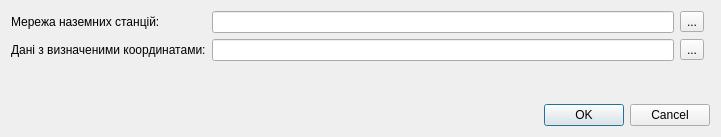
<?xml version="1.0" encoding="UTF-8"?>
<ui version="4.0">
 <class>AircraftLocalizationVisDialogBase</class>
 <widget class="QDialog" name="AircraftLocalizationVisDialogBase">
  <property name="geometry">
   <rect>
    <x>0</x>
    <y>0</y>
    <width>721</width>
    <height>137</height>
   </rect>
  </property>
  <property name="windowTitle">
   <string>Aircraft Localization Visualizer</string>
  </property>
  <layout class="QGridLayout" name="gridLayout">
   <item row="0" column="0">
    <widget class="QLabel" name="label">
     <property name="text">
      <string>Мережа наземних станцій:</string>
     </property>
    </widget>
   </item>
   <item row="2" column="1">
    <spacer name="verticalSpacer">
     <property name="orientation">
      <enum>Qt::Vertical</enum>
     </property>
     <property name="sizeHint" stdset="0">
      <size>
       <width>20</width>
       <height>23</height>
      </size>
     </property>
    </spacer>
   </item>
   <item row="1" column="0">
    <widget class="QLabel" name="label_2">
     <property name="text">
      <string>Дані з визначеними координатами:</string>
     </property>
    </widget>
   </item>
   <item row="0" column="1">
    <widget class="QLineEdit" name="lineEditSensorsFilename"/>
   </item>
   <item row="1" column="1">
    <widget class="QLineEdit" name="lineEditPackagesFilename"/>
   </item>
   <item row="3" column="0" colspan="4">
    <widget class="QDialogButtonBox" name="button_box">
     <property name="orientation">
      <enum>Qt::Horizontal</enum>
     </property>
     <property name="standardButtons">
      <set>QDialogButtonBox::Cancel|QDialogButtonBox::Ok</set>
     </property>
    </widget>
   </item>
   <item row="0" column="2">
    <widget class="QToolButton" name="toolButtonChooseSensorsFile">
     <property name="text">
      <string>...</string>
     </property>
    </widget>
   </item>
   <item row="1" column="2">
    <widget class="QToolButton" name="toolButtonChooseDataFilename">
     <property name="text">
      <string>...</string>
     </property>
    </widget>
   </item>
  </layout>
 </widget>
 <resources/>
 <connections>
  <connection>
   <sender>button_box</sender>
   <signal>accepted()</signal>
   <receiver>AircraftLocalizationVisDialogBase</receiver>
   <slot>accept()</slot>
   <hints>
    <hint type="sourcelabel">
     <x>20</x>
     <y>20</y>
    </hint>
    <hint type="destinationlabel">
     <x>20</x>
     <y>20</y>
    </hint>
   </hints>
  </connection>
  <connection>
   <sender>button_box</sender>
   <signal>rejected()</signal>
   <receiver>AircraftLocalizationVisDialogBase</receiver>
   <slot>reject()</slot>
   <hints>
    <hint type="sourcelabel">
     <x>20</x>
     <y>20</y>
    </hint>
    <hint type="destinationlabel">
     <x>20</x>
     <y>20</y>
    </hint>
   </hints>
  </connection>
 </connections>
</ui>
